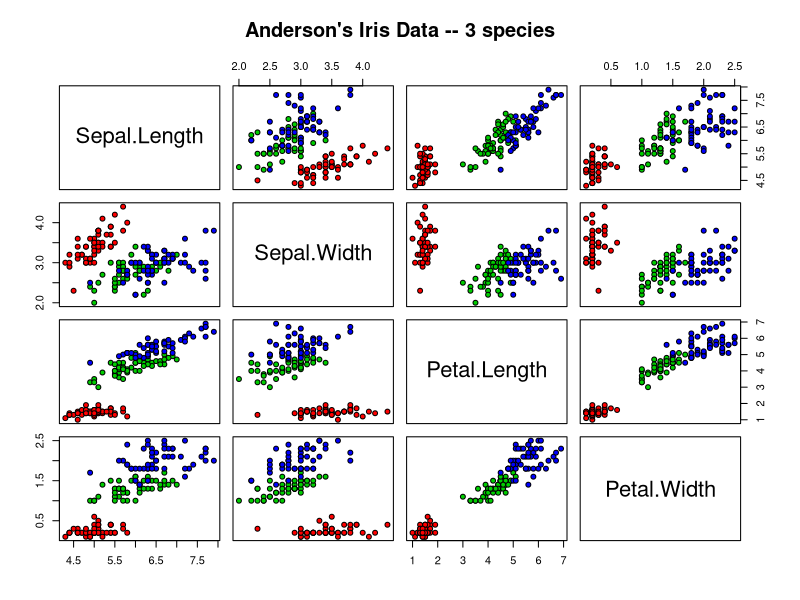
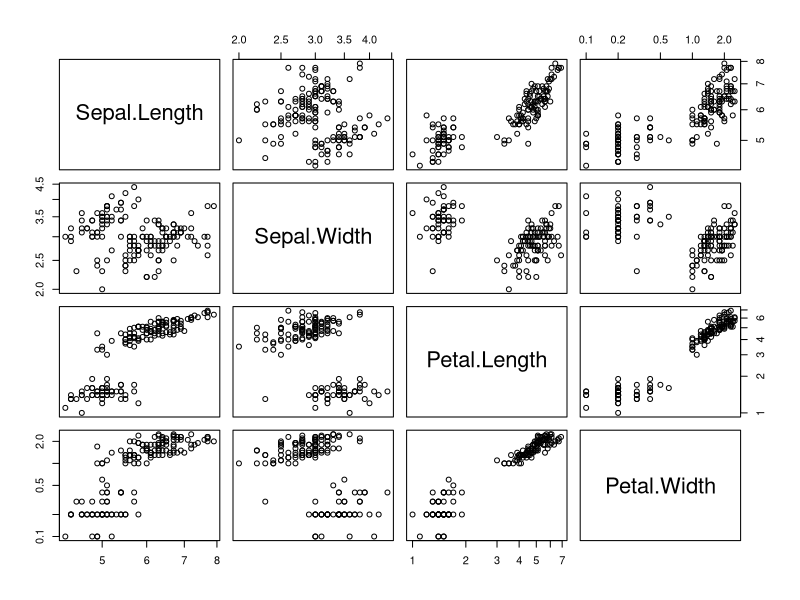
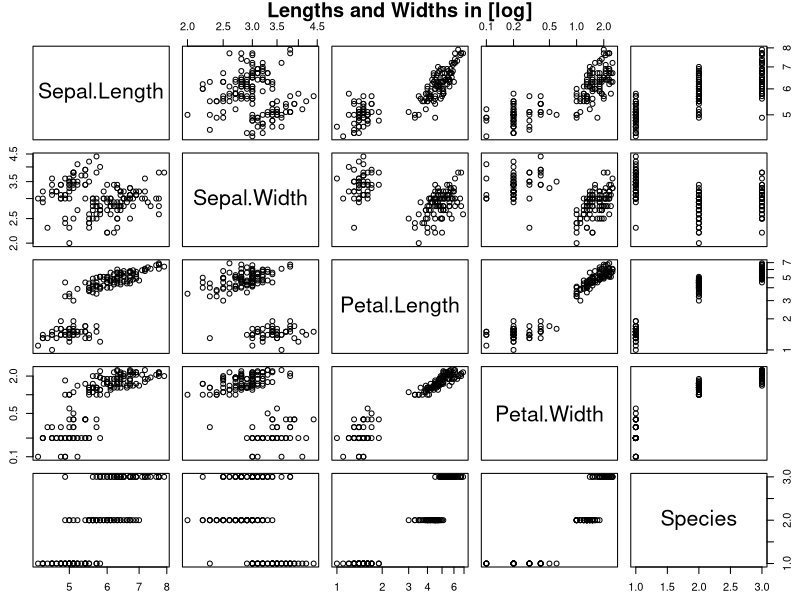
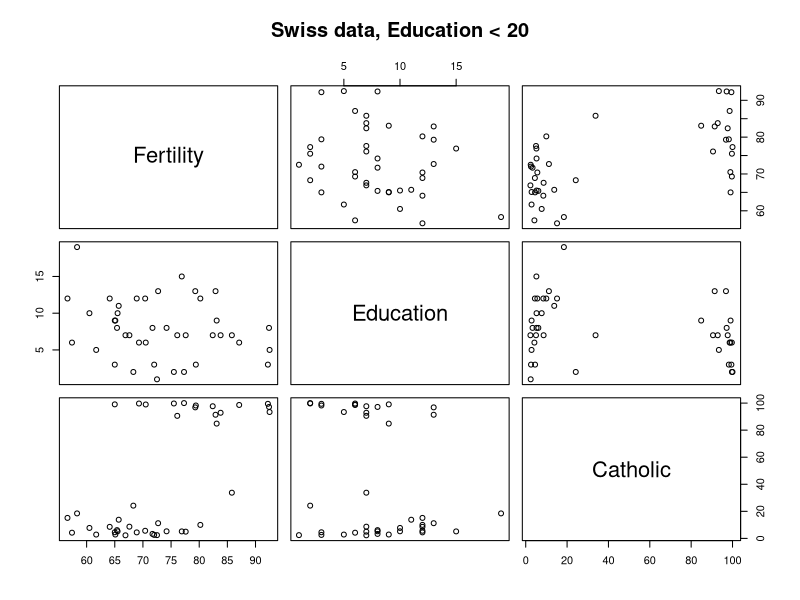
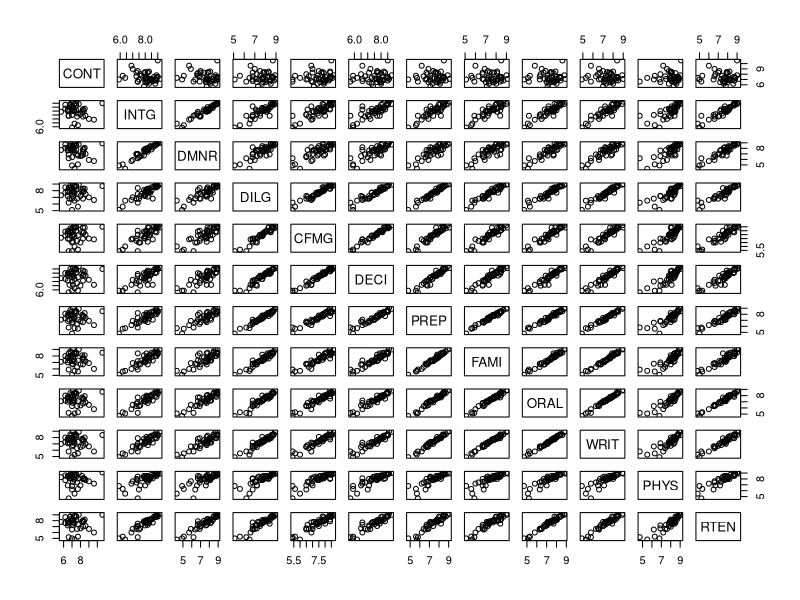
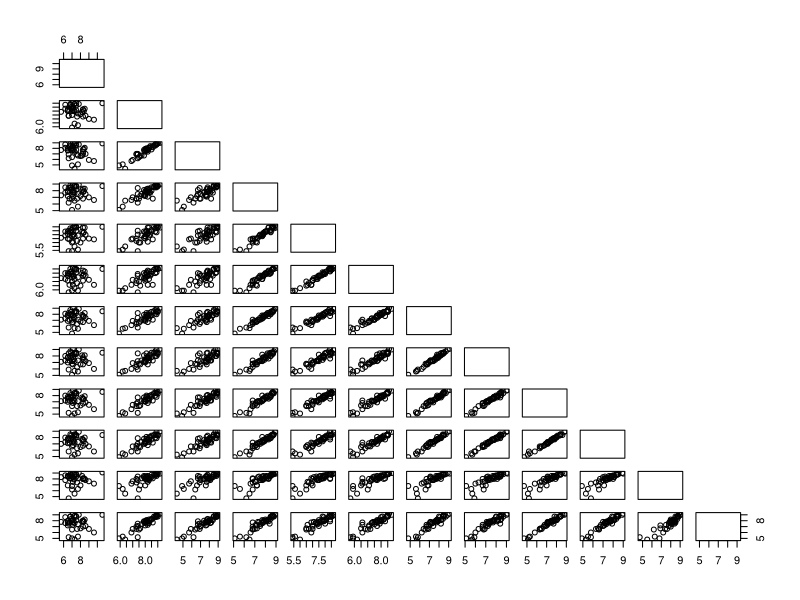
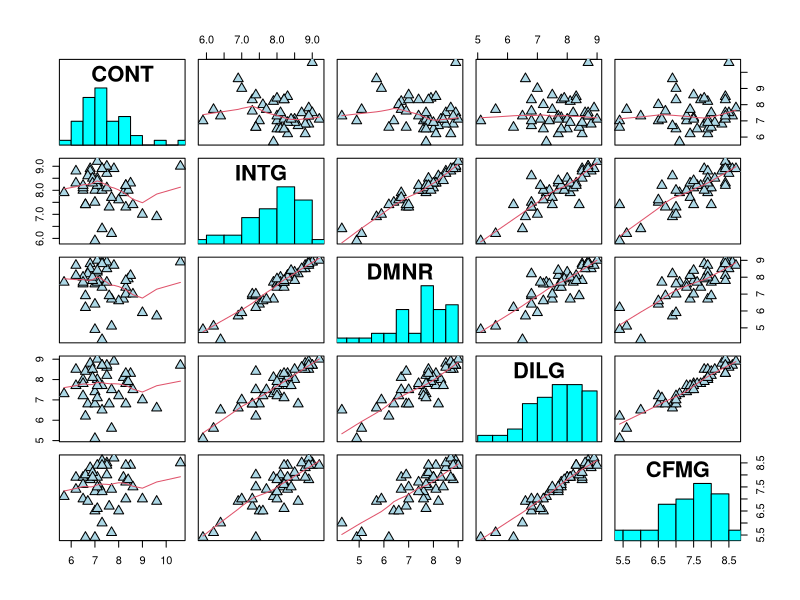
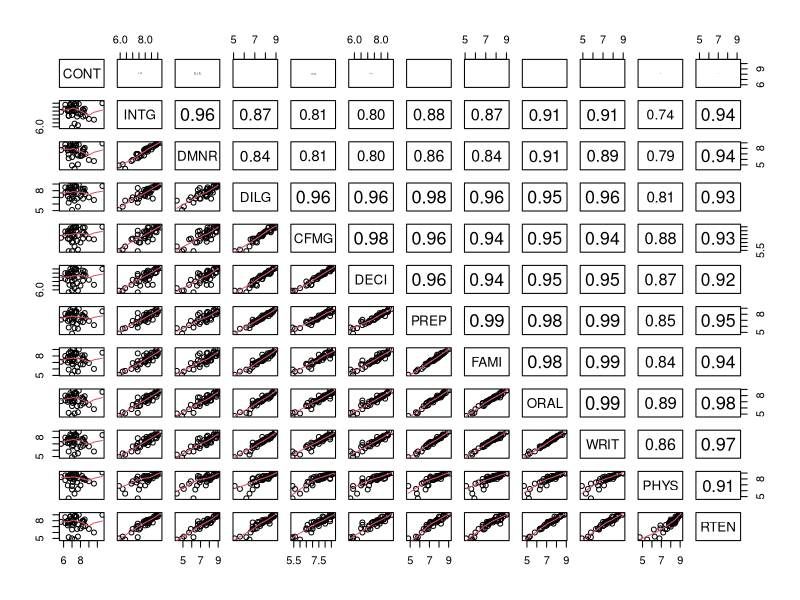

Write the R code that produced these figures, in order.
#Iris dataset
pairs(iris[1:4], main = "Anderson's Iris Data -- 3 species",
      pch = 21, bg = c("red", "green3", "blue")[unclass(iris$Species)])

pairs(iris[-5], log = "xy") # plot all variables on log scale
pairs(iris, log = 1:4, # log the first four
      main = "Lengths and Widths in [log]", line.main=1.5, oma=c(2,2,3,2))

## formula method
pairs(~ Fertility + Education + Catholic, data = swiss,
      subset = Education < 20, main = "Swiss data, Education < 20")

pairs(USJudgeRatings)
## show only lower triangle (and suppress labeling for whatever reason):
pairs(USJudgeRatings, text.panel = NULL, upper.panel = NULL)

## put histograms on the diagonal
panel.hist <- function(x, ...)
{
    usr <- par("usr"); on.exit(par(usr))
    par(usr = c(usr[1:2], 0, 1.5) )
    h <- hist(x, plot = FALSE)
    breaks <- h$breaks; nB <- length(breaks)
    y <- h$counts; y <- y/max(y)
    rect(breaks[-nB], 0, breaks[-1], y, col = "cyan", ...)
}
pairs(USJudgeRatings[1:5], panel = panel.smooth,
      cex = 1.5, pch = 24, bg = "light blue",
      diag.panel = panel.hist, cex.labels = 2, font.labels = 2)

## put (absolute) correlations on the upper panels,
## with size proportional to the correlations.
panel.cor <- function(x, y, digits = 2, prefix = "", cex.cor, ...)
{
    usr <- par("usr"); on.exit(par(usr))
    par(usr = c(0, 1, 0, 1))
    r <- abs(cor(x, y))
    txt <- format(c(r, 0.123456789), digits = digits)[1]
    txt <- paste0(prefix, txt)
    if(missing(cex.cor)) cex.cor <- 0.8/strwidth(txt)
    text(0.5, 0.5, txt, cex = cex.cor * r)
}
pairs(USJudgeRatings, lower.panel = panel.smooth, upper.panel = panel.cor)

